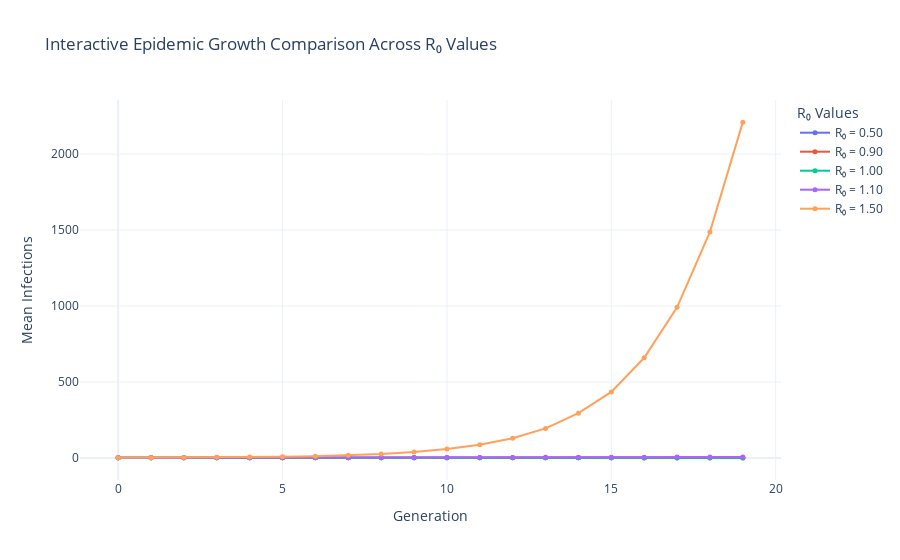

This figure's notebook cell:
### Code cell
# interactive R0 vs infections
def plot_interactive_r0_comparison(df):
    fig = go.Figure()

    # Generate a color palette
    unique_r0s = sorted(df['r0'].unique())
    colors = px.colors.qualitative.Plotly

    for idx, r0 in enumerate(unique_r0s):
        subset = df[df['r0'] == r0]
        fig.add_trace(go.Scatter(
            x=subset['generation'],
            y=subset['avg_infections'],
            mode='lines+markers',
            name=f'R₀ = {r0:.2f}',
            line=dict(width=2, color=colors[idx % len(colors)]),
            marker=dict(size=5)
        ))

    fig.update_layout(
        title="Interactive Epidemic Growth Comparison Across R₀ Values",
        xaxis_title="Generation",
        yaxis_title="Mean Infections",
        legend_title="R₀ Values",
        template='plotly_white',
        hovermode='x unified'
    )

    fig.show()


plot_interactive_r0_comparison(df)

### Figure 1 — Plotly figure (JSON) as saved in the notebook; plotly's stock layout.template omitted (floating-point values rounded to 4 significant figures)
{"data": [{"line": {"color": "#636EFA", "width": 2}, "marker": {"size": 5}, "mode": "lines+markers", "name": "R₀ = 0.50", "type": "scatter", "x": [0, 1, 2, 3, 4, 5, 6, 7, 8, 9, 10, 11, 12, 13, 14, 15, 16, 17, 18, 19], "y": [1.0, 0.5035, 0.2506, 0.1228, 0.06038, 0.03008, 0.01684, 0.00782, 0.00396, 0.00204, 0.00102, 0.00048, 0.00016, 0.00012, 2e-05, 4e-05, 0.0, 0.0, 0.0, 0.0]}, {"line": {"color": "#EF553B", "width": 2}, "marker": {"size": 5}, "mode": "lines+markers", "name": "R₀ = 0.90", "type": "scatter", "x": [0, 1, 2, 3, 4, 5, 6, 7, 8, 9, 10, 11, 12, 13, 14, 15, 16, 17, 18, 19], "y": [1.0, 0.8995, 0.8073, 0.7241, 0.6492, 0.5839, 0.5447, 0.4674, 0.436, 0.3953, 0.334, 0.3002, 0.2756, 0.2533, 0.2256, 0.2045, 0.1933, 0.1651, 0.1584, 0.1295]}, {"line": {"color": "#00CC96", "width": 2}, "marker": {"size": 5}, "mode": "lines+markers", "name": "R₀ = 1.00", "type": "scatter", "x": [0, 1, 2, 3, 4, 5, 6, 7, 8, 9, 10, 11, 12, 13, 14, 15, 16, 17, 18, 19], "y": [1.0, 1.004, 0.9963, 0.9873, 0.99, 0.9988, 1.004, 1.013, 0.9994, 0.9921, 0.9833, 0.9954, 0.9971, 0.9881, 0.9675, 1.004, 0.9903, 0.9992, 1.002, 1.006]}, {"line": {"color": "#AB63FA", "width": 2}, "marker": {"size": 5}, "mode": "lines+markers", "name": "R₀ = 1.10", "type": "scatter", "x": [0, 1, 2, 3, 4, 5, 6, 7, 8, 9, 10, 11, 12, 13, 14, 15, 16, 17, 18, 19], "y": [1.0, 1.102, 1.202, 1.344, 1.484, 1.586, 1.786, 1.964, 2.128, 2.352, 2.581, 2.851, 3.114, 3.411, 3.713, 4.212, 4.52, 5.09, 5.681, 6.11]}, {"line": {"color": "#FFA15A", "width": 2}, "marker": {"size": 5}, "mode": "lines+markers", "name": "R₀ = 1.50", "type": "scatter", "x": [0, 1, 2, 3, 4, 5, 6, 7, 8, 9, 10, 11, 12, 13, 14, 15, 16, 17, 18, 19], "y": [1.0, 1.505, 2.268, 3.41, 5.033, 7.607, 11.44, 17.2, 25.64, 38.29, 58.1, 86.95, 129.5, 194.2, 294.5, 434.4, 659.0, 991.5, 1488.0, 2211.0]}], "layout": {"hovermode": "x unified", "legend": {"title": {"text": "R₀ Values"}}, "title": {"text": "Interactive Epidemic Growth Comparison Across R₀ Values"}, "xaxis": {"title": {"text": "Generation"}}, "yaxis": {"title": {"text": "Mean Infections"}}}}
